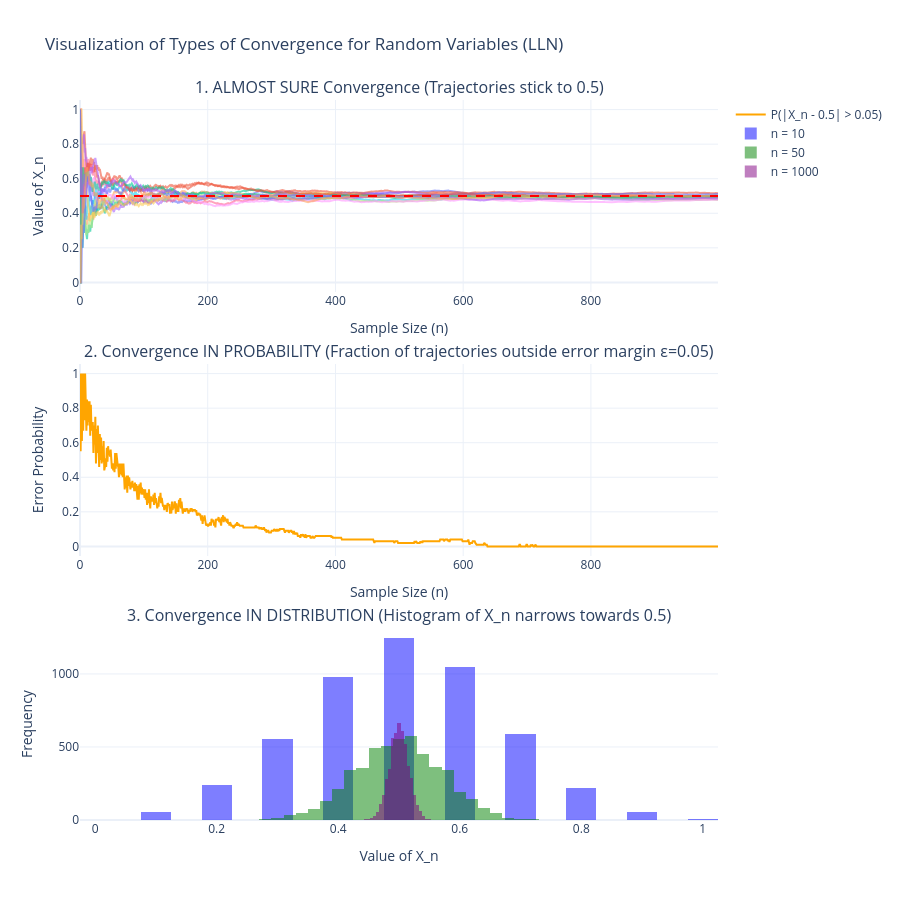

Write notebook code for a chart like this one.
### Markdown cell above
# Part 1

$X_1, \ldots, X_n$ — sample from an unknown distribution $P$, $P \in \{P_\theta \mid \theta \in \Theta\}$  
$\hookrightarrow$ i.i.d. r.v.

## Statistics and Estimators

<u>Def.</u> **Statistic** $S(X)$ — a function of the sample.  
<u>Def.</u> **Estimator** $\hat{\theta}(X)$ — a statistic with values in $\Theta$.

<u>Examples:</u>
1) $\overline{g(X_i)} = \frac{1}{n} \sum_{i=1}^n g(X_i) \quad ; \quad \bar{X} = \frac{1}{n} \sum_{i=1}^n X_i$
2) $S_n^2 = \overline{X^2} - \bar{X}^2 = \frac{1}{n} \sum_{i=1}^n (X_i - \bar{X})^2$ (biased)  
   $S^2 = \frac{1}{n-1} \sum_{i=1}^n (X_i - \bar{X})^2$ (unbiased)
3) $X_{(1)}, \ldots, X_{(n)}$ — order statistics (ordered sample), where $X_{(k)}$ is the $k$-th order statistic.

## Properties of Estimators

<u>Def.</u> $\hat{\theta}$ is called **unbiased** if $\mathbb{E}_\theta \hat{\theta} = \theta \quad \forall \theta \in \Theta$  
<u>Example.</u> $\bar{X}$ is an unbiased estimator of $\mathbb{E}_\theta X_1$.

<u>Def.</u> $\hat{\theta}_n = \hat{\theta}(X_1, \ldots, X_n)$ is called a **consistent** estimator of $\theta$ if  
$\hat{\theta}_n \xrightarrow{P_\theta} \theta \quad \forall \theta \in \Theta$, i.e.  
$\forall \theta \in \Theta \quad \forall \varepsilon > 0 \quad \mathbb{P}_\theta(|\hat{\theta}_n - \theta| > \varepsilon) \xrightarrow[n \to \infty]{} 0$.

<u>Def.</u> $\hat{\theta}_n$ is called **strongly consistent** if $\hat{\theta}_n \xrightarrow{\text{a.s.}} \theta \quad \forall \theta \in \Theta$  
$\iff \forall \theta \in \Theta : \mathbb{P}_\theta \left(\hat{\theta}_n \xrightarrow[n \to \infty]{} \theta\right) = 1$.

<u>Def.</u> $\hat{\theta}_n$ is an **asymptotically normal** estimator of $\theta$ if  
$$\sqrt{n}(\hat{\theta}_n - \theta) \xrightarrow{d} \mathcal{N}(0, \sigma^2(\theta)) \quad \text{as } n \to \infty$$  
$\hookrightarrow \sigma^2(\theta)$ is the asymptotic variance.

### Code cell
import numpy as np
import plotly.graph_objects as go
from plotly.subplots import make_subplots

# Set random seed for reproducibility
np.random.seed(42)

# -----------------------------------------------------------------------------
# 1. SIMULATE DATA (Coin flips: 0 or 1, true mean = 0.5)
# -----------------------------------------------------------------------------
num_trajectories = 100  # Number of individual simulations (for a.s. and in probability)
n_steps = 1000          # Number of steps (sample size n)

# Generate flips: array of shape (num_trajectories, n_steps)
draws = np.random.binomial(n=1, p=0.5, size=(num_trajectories, n_steps))

# Cumulative sample mean X_n for each trajectory
X_n = np.cumsum(draws, axis=1) / np.arange(1, n_steps + 1)

# -----------------------------------------------------------------------------
# 2. CREATE INTERACTIVE PLOTS (Plotly)
# -----------------------------------------------------------------------------
fig = make_subplots(
    rows=3, cols=1,
    subplot_titles=(
        "1. ALMOST SURE Convergence (Trajectories stick to 0.5)",
        "2. Convergence IN PROBABILITY (Fraction of trajectories outside error margin ε=0.05)",
        "3. Convergence IN DISTRIBUTION (Histogram of X_n narrows towards 0.5)"
    ),
    vertical_spacing=0.1
)

# --- Plot 1: Almost sure convergence ---
for i in range(min(15, num_trajectories)):  # show 15 random trajectories
    fig.add_trace(
        go.Scatter(y=X_n[i], mode='lines', opacity=0.6, showlegend=False),
        row=1, col=1
    )
fig.add_hline(y=0.5, line_dash="dash", line_color="red", row=1, col=1)

# --- Plot 2: Convergence in probability ---
epsilon = 0.05
# Fraction of trajectories exceeding boundaries [0.5 - eps, 0.5 + eps] at each step n
out_of_bounds_prob = np.mean(np.abs(X_n - 0.5) > epsilon, axis=0)

fig.add_trace(
    go.Scatter(y=out_of_bounds_prob, mode='lines', name=f'P(|X_n - 0.5| > {epsilon})', line=dict(color='orange')),
    row=2, col=1
)

# --- Plot 3: Convergence in distribution ---
# Compare distribution of X_n at n=10, n=50, and n=1000 across 5000 simulations
draws_large = np.random.binomial(n=1, p=0.5, size=(5000, n_steps))
X_n_large = np.cumsum(draws_large, axis=1) / np.arange(1, n_steps + 1)

for n_val, color in zip([10, 50, 1000], ['blue', 'green', 'purple']):
    fig.add_trace(
        go.Histogram(
            x=X_n_large[:, n_val - 1],
            name=f'n = {n_val}',
            opacity=0.5,
            nbinsx=30,
            marker_color=color
        ),
        row=3, col=1
    )

# -----------------------------------------------------------------------------
# 3. LAYOUT AND STYLING
# -----------------------------------------------------------------------------
fig.update_xaxes(title_text="Sample Size (n)", row=1, col=1)
fig.update_yaxes(title_text="Value of X_n", row=1, col=1)

fig.update_xaxes(title_text="Sample Size (n)", row=2, col=1)
fig.update_yaxes(title_text="Error Probability", row=2, col=1)

fig.update_xaxes(title_text="Value of X_n", row=3, col=1)
fig.update_yaxes(title_text="Frequency", row=3, col=1)

fig.update_layout(
    height=900,
    title_text="Visualization of Types of Convergence for Random Variables (LLN)",
    barmode='overlay',
    template='plotly_white'
)

fig.show()

### Figure 1 — Plotly figure (JSON) as saved in the notebook; plotly's stock layout.template omitted (floating-point values rounded to 4 significant figures; data arrays with more than 128 entries replaced by an {"elided": "..."} marker saying what was removed)
{"data": [{"mode": "lines", "opacity": 0.6, "showlegend": false, "type": "scatter", "xaxis": "x", "y": {"elided": "1000 float values"}, "yaxis": "y"}, {"mode": "lines", "opacity": 0.6, "showlegend": false, "type": "scatter", "xaxis": "x", "y": {"elided": "1000 float values"}, "yaxis": "y"}, {"mode": "lines", "opacity": 0.6, "showlegend": false, "type": "scatter", "xaxis": "x", "y": {"elided": "1000 float values"}, "yaxis": "y"}, {"mode": "lines", "opacity": 0.6, "showlegend": false, "type": "scatter", "xaxis": "x", "y": {"elided": "1000 float values"}, "yaxis": "y"}, {"mode": "lines", "opacity": 0.6, "showlegend": false, "type": "scatter", "xaxis": "x", "y": {"elided": "1000 float values"}, "yaxis": "y"}, {"mode": "lines", "opacity": 0.6, "showlegend": false, "type": "scatter", "xaxis": "x", "y": {"elided": "1000 float values"}, "yaxis": "y"}, {"mode": "lines", "opacity": 0.6, "showlegend": false, "type": "scatter", "xaxis": "x", "y": {"elided": "1000 float values"}, "yaxis": "y"}, {"mode": "lines", "opacity": 0.6, "showlegend": false, "type": "scatter", "xaxis": "x", "y": {"elided": "1000 float values"}, "yaxis": "y"}, {"mode": "lines", "opacity": 0.6, "showlegend": false, "type": "scatter", "xaxis": "x", "y": {"elided": "1000 float values"}, "yaxis": "y"}, {"mode": "lines", "opacity": 0.6, "showlegend": false, "type": "scatter", "xaxis": "x", "y": {"elided": "1000 float values"}, "yaxis": "y"}, {"mode": "lines", "opacity": 0.6, "showlegend": false, "type": "scatter", "xaxis": "x", "y": {"elided": "1000 float values"}, "yaxis": "y"}, {"mode": "lines", "opacity": 0.6, "showlegend": false, "type": "scatter", "xaxis": "x", "y": {"elided": "1000 float values"}, "yaxis": "y"}, {"mode": "lines", "opacity": 0.6, "showlegend": false, "type": "scatter", "xaxis": "x", "y": {"elided": "1000 float values"}, "yaxis": "y"}, {"mode": "lines", "opacity": 0.6, "showlegend": false, "type": "scatter", "xaxis": "x", "y": {"elided": "1000 float values"}, "yaxis": "y"}, {"mode": "lines", "opacity": 0.6, "showlegend": false, "type": "scatter", "xaxis": "x", "y": {"elided": "1000 float values"}, "yaxis": "y"}, {"line": {"color": "orange"}, "mode": "lines", "name": "P(|X_n - 0.5| > 0.05)", "type": "scatter", "xaxis": "x2", "y": {"elided": "1000 float values"}, "yaxis": "y2"}, {"marker": {"color": "blue"}, "name": "n = 10", "nbinsx": 30, "opacity": 0.5, "type": "histogram", "x": {"elided": "5000 float values"}, "xaxis": "x3", "yaxis": "y3"}, {"marker": {"color": "green"}, "name": "n = 50", "nbinsx": 30, "opacity": 0.5, "type": "histogram", "x": {"elided": "5000 float values"}, "xaxis": "x3", "yaxis": "y3"}, {"marker": {"color": "purple"}, "name": "n = 1000", "nbinsx": 30, "opacity": 0.5, "type": "histogram", "x": {"elided": "5000 float values"}, "xaxis": "x3", "yaxis": "y3"}], "layout": {"annotations": [{"font": {"size": 16}, "showarrow": false, "text": "1. ALMOST SURE Convergence (Trajectories stick to 0.5)", "x": 0.5, "xanchor": "center", "xref": "paper", "y": 1, "yanchor": "bottom", "yref": "paper"}, {"font": {"size": 16}, "showarrow": false, "text": "2. Convergence IN PROBABILITY (Fraction of trajectories outside error margin ε=0.05)", "x": 0.5, "xanchor": "center", "xref": "paper", "y": 0.6333, "yanchor": "bottom", "yref": "paper"}, {"font": {"size": 16}, "showarrow": false, "text": "3. Convergence IN DISTRIBUTION (Histogram of X_n narrows towards 0.5)", "x": 0.5, "xanchor": "center", "xref": "paper", "y": 0.2667, "yanchor": "bottom", "yref": "paper"}], "barmode": "overlay", "height": 900, "shapes": [{"line": {"color": "red", "dash": "dash"}, "type": "line", "x0": 0, "x1": 1, "xref": "x domain", "y0": 0.5, "y1": 0.5, "yref": "y"}], "title": {"text": "Visualization of Types of Convergence for Random Variables (LLN)"}, "xaxis": {"anchor": "y", "domain": [0, 1], "title": {"text": "Sample Size (n)"}}, "xaxis2": {"anchor": "y2", "domain": [0, 1], "title": {"text": "Sample Size (n)"}}, "xaxis3": {"anchor": "y3", "domain": [0, 1], "title": {"text": "Value of X_n"}}, "yaxis": {"anchor": "x", "domain": [0.7333, 1], "title": {"text": "Value of X_n"}}, "yaxis2": {"anchor": "x2", "domain": [0.3667, 0.6333], "title": {"text": "Error Probability"}}, "yaxis3": {"anchor": "x3", "domain": [0, 0.2667], "title": {"text": "Frequency"}}}}
